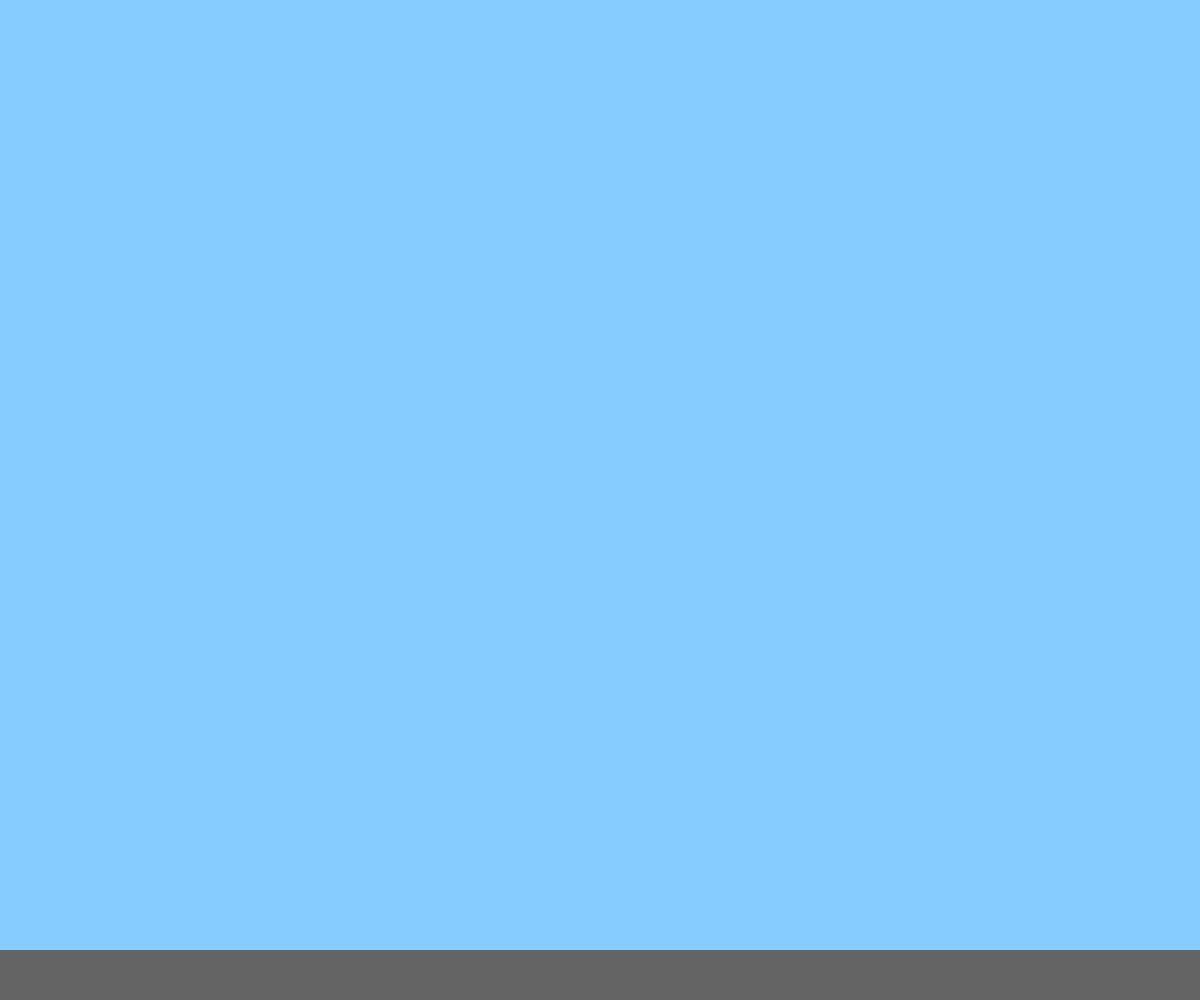
Frame 1 (no input)
Frame 60 (no input): identical to frame 1, image omitted
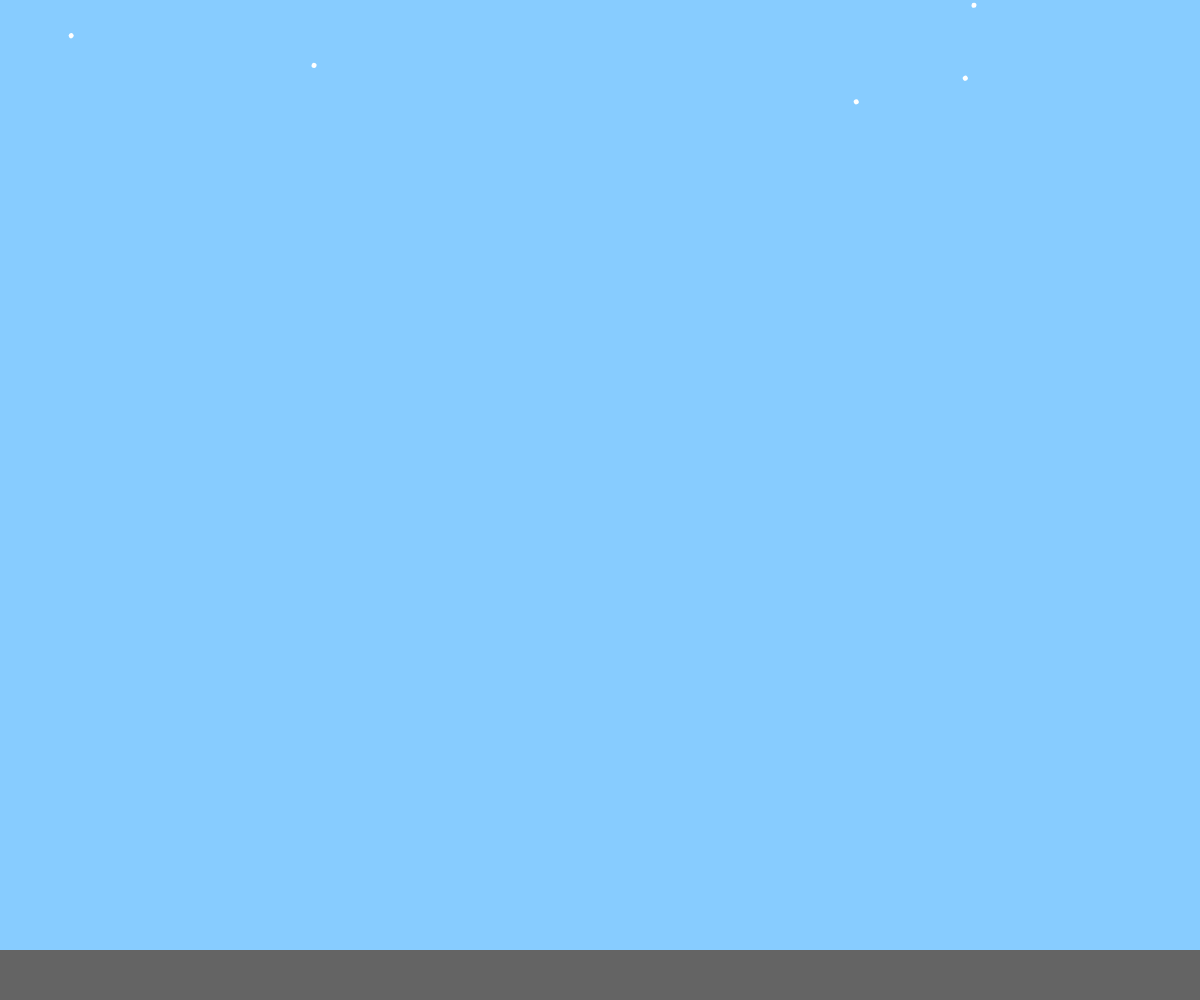
Frame 120 (the mouse pressed at the canvas centre since frame 60)

The p5.js sketch that drew these frames (run headless with seeded random() and noise() and a simulated clock; from frame 60 on, the mouse is pressed at the canvas centre):

// p5.js sketch
// ── sketch.js
class Snowflake {
  constructor() {
    
    this.pos = createVector(random(width), random(-100, -10));
    
    this.vel = createVector(0, 0);
    this.acc = createVector();
    this.angle = random(TWO_PI); 
    this.dir = (random() < 0.5) ? 1 : -1; 
    this.xOff = 0; 
  }

  applyForce(force) {
    
    this.acc.add(force);
  }

  update() {
  this.xOff = sin(this.angle) * 2; 

  
  this.angle += this.dir * 0.01;

  
  this.vel.add(this.acc);
  this.pos.add(this.vel);
  this.acc.mult(0); 

  
  if (this.pos.y > height - 50) {
    this.pos.y = height - 50;
    this.vel.y = 0;
    this.acc.y = 0;
  }
}



  display() {
    
    push();
    translate(this.pos.x + this.xOff, this.pos.y);
    rotate(this.angle);
    noStroke();
    fill(255);
    ellipse(0, 0, 5, 5); 
    pop();
  }
}

let snowflakes = []; 

function setup() {
  createCanvas(windowWidth, windowHeight);
  fill(240);
  noStroke();
}

function draw() {
  background(135, 204, 255); 

  let gravity = createVector(0, 0.03); 

  
  fill(100); 
  noStroke();
  rect(0, height - 50, width, 50);
  

  
  for (let flake of snowflakes) {
    flake.applyForce(gravity);
    flake.update();
    flake.display(); 
  }

  
  if (frameCount % 10 === 0) {
    snowflakes.push(new Snowflake());
  }
}
